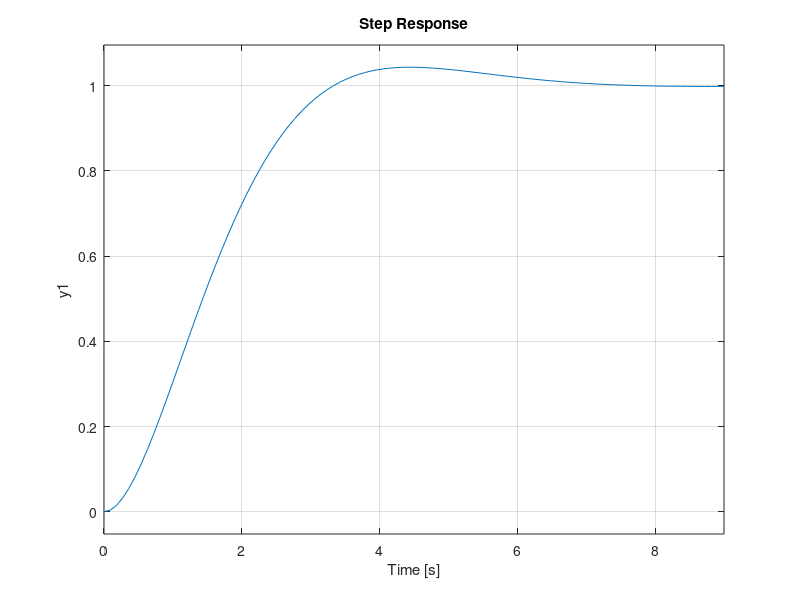

Source code (MATLAB): (Note: this script raises an error after producing the figure.)
clc
clear

num = 1;
den = [1 0 0];

G = tf(num,den);

[A,B,C,D] = tf2ss(num,den)

% Verifique se o sistema é controlável e observável

%O posto de C M é igual ao número de linhas ou colunas linearmente independentes. O posto pode ser obtido determinando-se a
%submatriz quadrada de maior ordem que é não singular. O determinante de C M é – 1. Como o determinante é diferente de
%zero, a matriz 3 × 3 é não singular e o posto de C M é 3. Concluímos que o sistema é controlável, uma vez que o posto de C M é
%igual à ordem do sistema (Significa que eu posso controlar o sistema).

n = 2; % Ordem do sistema
C_m = [B A*B]

%rank vai dizer quantas linhas são linearmente independente
p = rank(C_m) %posto tem que ser igual a ordem do sistema para ser controlável.

%vamo garantir
det_C = det(C_m)

%como o determinante é diferente de 0 e o posto é igual a ordem do sistema
%o mesmo é controlável

%Matriz de observabilidade
O_m = [C; C*A]
%Se o posto for igual a ordem do sistema, o mesmo é observável
p_o = rank(O_m)

%Então como o posto é igual a matriz, o mesmo é observável e controlável

% Posicione os polos do sistema controlado em s = −0, 707 ± j0, 707 e avalie a resposta do sistema para uma entrada do tipo degrau unitário


polos = [-0.707+i*0.707 -0.707-i*0.707]; %declarando os polos 


k = acker(A,B,polos) %Posicionamento de polos

A_c = A-B*k; % A controlado
B_c = B;
C_c = C;
D_c = 0;

%espaco de estados para FT para calcular o degrau

sis = ss(A_c, B_c, C_c, D_c);

step(sis); % Resposta para uma 

% Projete um observador com as seguintes especificações de desempenho: ωn = 5 
%rad/s e ζ = 0, 5. Utilizando o Simulink, avalie o desempenho do observador
%comparando as variáveis de estado do sistema com as variáveis estimadas (1,5
%pts).

w_n = 5;
zeta = 0.5;

% equacao de um sistema de segunda ordem 
num_o = [w_n^2];
den_o = [1 2*w_n*zeta w_n^2];
O = tf(num_o, den_o);

%Encontrando os polos eu posso achar o l
poles_o = pole(O);

%Pra achar o l tem que ter o espaco de estados
[A_o, B_o, C_o, D_o] = tf2ss(num_o, den_o)

%Usa o espaço de estado da funcao de transferencia 
L = acker(A, B,poles_o)

%% Considere o sistema de velocidade do motor descrito 

num = [1];
den = [1 3];

Q = tf(num,den);

[A,B,C,D] = tf2ss(num,den)
%Projete um controlador por posicionamento de polos (realimentação de estados)
%que possua erro em regime permanente de 80% para uma entrada do tipo degrau
%unitário, i.e., y(t) = 0, 2 no estado estacionário. Mostre a curva da saída. (2,0
%pts).


%% Projete o sistema para ter controle integral e dois polos em s = −5. Mostre o
%desempenho do sistema comprovando que o mesmo apresenta erro nulo em regime
%permanente (2,0 pts).

%dados os 2 polos s = -5 temos:
w_n = 5;
zeta = 1;

num = [1];
den = [1 3]

Q = tf(num, den)

[A,B,C,D] = tf2ss(num,den)

%Para esta questão é preciso fazer uma realimentação de estados para que o erro em regime
%permanente seja 80%. Observando a equação (7.96) do livro do Nise. Temos que o erro em regime
%permanente de um sistema em espaço de estados é:

syms k
aux = 1 + C*inv(A-B*k)*B == 0.8;
k = solve(aux, k);
k = double(k)

Ac = A-B*k
Bc = B;
Cc = C;
Dc = D;
G = ss(Ac,Bc,Cc,Dc);
step(G)

%% Projete o sistema para ter controle integral e dois polos em s= -5. 
%Mostre o desempenho do sistema
%comprovando que o mesmo apresenta erro nulo em regime permanente.

clc
clear
num = 1;
den = [1 3];
[A,B,C,D] = tf2ss(num,den)

%Para resolver esta questão é preciso usar a equação 12.113a do Nise, i.e.,
%Que trata-se da equação de um sistema com controlador integral, N é a ordem do sistema.
%Pela equação é possível ver que os valores de K e Ke precisam ser encontrados. O sistema com
%controlador integral é:

syms k ke
A_i = [A-B*k ke;-C 0];
B_i = [0; 1];
C_i = [C 0];
D_i = 0;

%Pelo enunciado da questão, já sabemos que o sistema desejado deve ter dois polos em
%seja, seu polinômio característico desejado é: Q = s^2 + 10s + 25

ke = 25;
k = 7;
A_i = [A-B*k ke; -C 0];
B_i = [0; 1];
C_i = [C 0];
D_i = 0;
G = ss(A_i,B_i,C_i,D_i);

ess = 1 + C_i*inv(A_i)*B_i

step(G)
